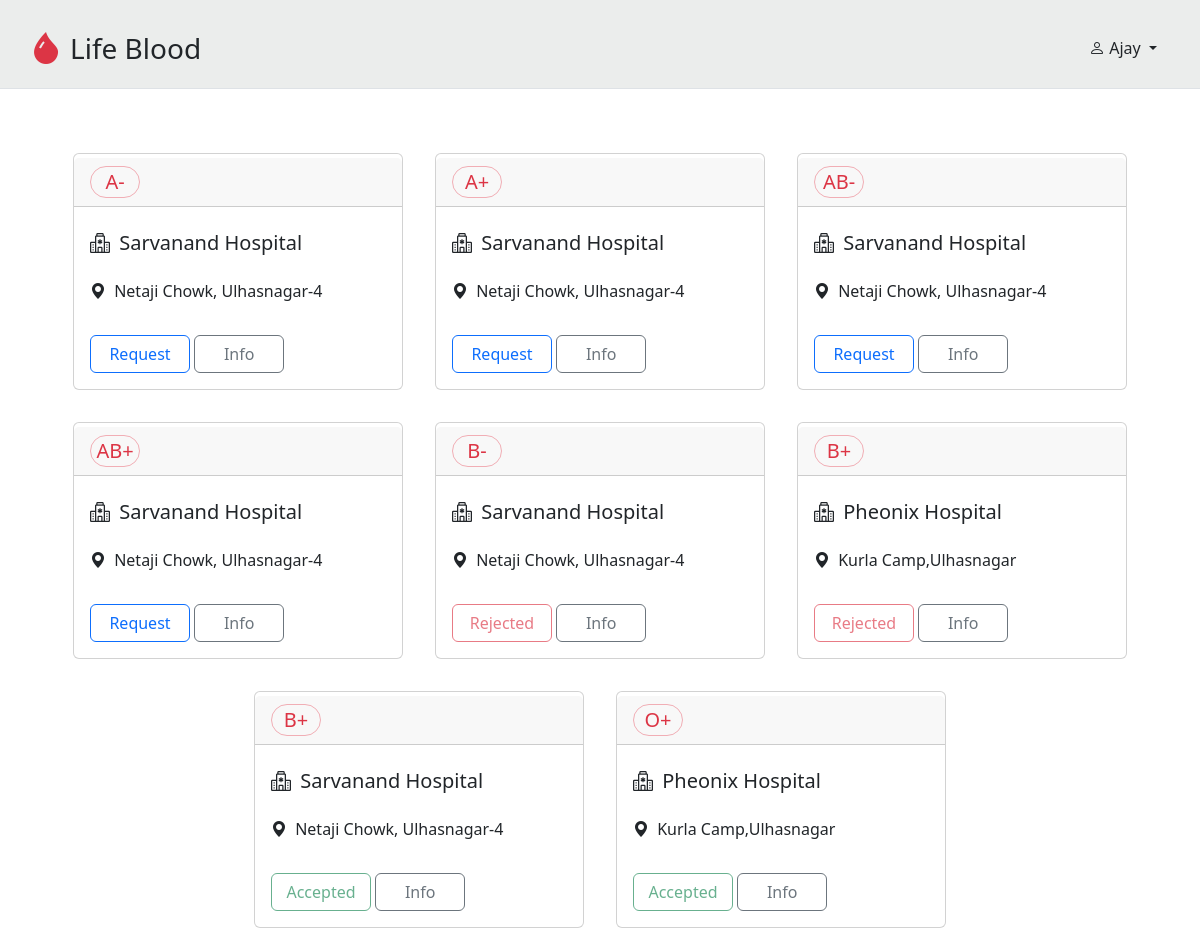
The app's page /availablesamples.php (signed in) with its own data.
### tables this page shows
CREATE TABLE `bloodbank` (
  `bloodgroup` varchar(3) NOT NULL,
  `amount` int(11) NOT NULL,
  `username` varchar(20) NOT NULL
);

CREATE TABLE `hospital` (
  `username` varchar(20) NOT NULL,
  `password` varchar(16) NOT NULL,
  `hospitalname` text NOT NULL,
  `address` text NOT NULL,
  `email` text NOT NULL,
  `number` text NOT NULL
);

CREATE TABLE `requests` (
  `bloodgroup` varchar(3) NOT NULL,
  `receivername` varchar(20) NOT NULL,
  `hospitalname` varchar(20) NOT NULL,
  `amount` int(11) NOT NULL,
  `status` varchar(15) NOT NULL,
  `time` datetime NOT NULL DEFAULT current_timestamp()
);

### availablesamples.php (the view, shortened to what this page needs)
<?php
    $query = "SELECT * FROM bloodbank WHERE amount>0";
    $result = mysqli_query($conn, $query);
    $bloodbankinfo = mysqli_fetch_all($result, MYSQLI_ASSOC);
    $query = "SELECT DISTINCT username FROM bloodbank";
    $result = mysqli_query($conn, $query);
    $hospitals = [];
    while ($row = $result->fetch_row()) {
        $hospitals[] = $row[0];
    }
    $hospitalsinfo = [];
    foreach($hospitals as $hospital){
        $query = "SELECT * FROM hospital WHERE username='$hospital'";
        $result = mysqli_query($conn, $query);
        while($row = $result->fetch_row()){
            $hospitalsinfo[$hospital]  = $row;
        }
    }
    if(isset($_SESSION['as'])){
        if($_SESSION['as']=='hospital'){
            if(isset($_SESSION['username'])){
                $username = $_SESSION['username'];
            }else{
                header('Location: login.php');
            }
        }elseif($_SESSION['as']=='receiver'){
            if(isset($_SESSION['user'])){
                $username = $_SESSION['user'];
            }else{
                header('Location: login.php');
            }
        }else{
            $username = 'Guest';
        }
    }else{
        $_SESSION['as']='guest';
        $username = 'Guest';
    }
?>
<!DOCTYPE html>
<html lang="en">
<head>
    <link href="https://cdn.jsdelivr.net/npm/bootstrap@5.3.2/dist/css/bootstrap.min.css" rel="stylesheet">
    <link rel="stylesheet" href="https://cdn.jsdelivr.net/npm/bootstrap-icons@1.11.2/font/bootstrap-icons.min.css">
</head>
<body>
    <nav class="border-bottom" style="background-color:#ebedec">
        <div class="container pt-4 pb-3 d-flex justify-content-between align-items-center px-sm-0 px-2">
            <a href="index.php" class="navbar-brand d-flex align-items-center ps-2 ps-sm-0"><i class="bi bi-droplet-fill text-danger fs-2"></i><span class="fs-3 ms-2">Life Blood</span></a>
            <div class="dropdown">
                <button class="btn dropdown-toggle" type="button" data-bs-toggle="dropdown" aria-expanded="false">
                    <i class="bi bi-person"></i> <?php echo $username?>
                </button>
            </div>
        </div>
    </nav>
    <main class="container d-flex flex-wrap pt-5 justify-content-center">
        <?php foreach($bloodbankinfo as $item):?>
            <?php
                $hos = $item['username'];
                $hospitalname = $hos;
                $bloodgroup = $item['bloodgroup'];
                $len = strlen($bloodgroup)-1;
                $bg = substr($bloodgroup, 0, $len);
                $last = $bloodgroup[-1];
                $c = $last=='+'?'plus':'minus';
                $bg = $bg.$c;
                $hos = $hos.$bg;
                $btntext = "Request";
                $color = "btn-outline-primary";
                $query = "SELECT * FROM requests WHERE bloodgroup='$bloodgroup' AND receivername='$username' AND hospitalname='$hospitalname'";
                $result = mysqli_query($conn, $query);
                $bloodbankinfo = mysqli_fetch_all($result, MYSQLI_ASSOC);
                $disable = 0;
                if(count($bloodbankinfo)>0){
                    $disable = 1;
                    if($bloodbankinfo[0]['status']=='requested'){
                        $btntext = "Requested";
                    }elseif($bloodbankinfo[0]['status']=='Accepted'){
                        $btntext = "Accepted";
                        $color = "btn-outline-success";
                    }else{
                        $btntext = "Rejected";
                        $color = "btn-outline-danger";
                    }
                }
            ?>
            <div class="card m-3" style="width:330px;">
                <div class="card-header fs-5 d-flex align-items-center my-1"><p class="rounded-pill border border-danger-subtle text-danger text-center m-0" style="width:50px;"><?php echo $item['bloodgroup']?><p></div>
                <div class="card-body">
                    <h5 class="card-title fw-normal pt-1"><i class="bi bi-hospital me-1"></i> <?php echo $hospitalsinfo[$item['username']][2]?></h5>
                    <p class="card-text fs-6 py-3"><i class="bi bi-geo-alt-fill me-1"></i> <?php echo $hospitalsinfo[$item['username']][3]?></p>
                    <button class="btn <?php echo !$disable?null:'disabled'?> <?php echo $color?>" data-bs-toggle="modal" data-bs-target="#<?php echo $hos?>-Modal" style="width:100px;"><?php echo $btntext?></button>
                    <button class="btn btn-outline-secondary" data-bs-toggle="modal" data-bs-target="#<?php echo $hos?>Modal" style="width:90px;">Info</button>
                </div>
            </div>
        <?php endforeach;?>
    </main>
</body>
</html>

### records on screen
bloodbank: bloodgroup "A-", username.hospitalname "Sarvanand Hospital", username.address "Netaji Chowk, Ulhasnagar-4", btntext "Request"
bloodbank: bloodgroup "A+", username.hospitalname "Sarvanand Hospital", username.address "Netaji Chowk, Ulhasnagar-4", btntext "Request"
bloodbank: bloodgroup "AB-", username.hospitalname "Sarvanand Hospital", username.address "Netaji Chowk, Ulhasnagar-4", btntext "Request"
bloodbank: bloodgroup "AB+", username.hospitalname "Sarvanand Hospital", username.address "Netaji Chowk, Ulhasnagar-4", btntext "Request"
bloodbank: bloodgroup "B-", username.hospitalname "Sarvanand Hospital", username.address "Netaji Chowk, Ulhasnagar-4", requests.status "Rejected"
bloodbank: bloodgroup "B+", username.hospitalname "Pheonix Hospital", username.address "Kurla Camp,Ulhasnagar", requests.status "Rejected"
bloodbank: bloodgroup "B+", username.hospitalname "Sarvanand Hospital", username.address "Netaji Chowk, Ulhasnagar-4", requests.status "Accepted"
bloodbank: bloodgroup "O+", username.hospitalname "Pheonix Hospital", username.address "Kurla Camp,Ulhasnagar", requests.status "Accepted"

### other values on screen
$username "Ajay"
